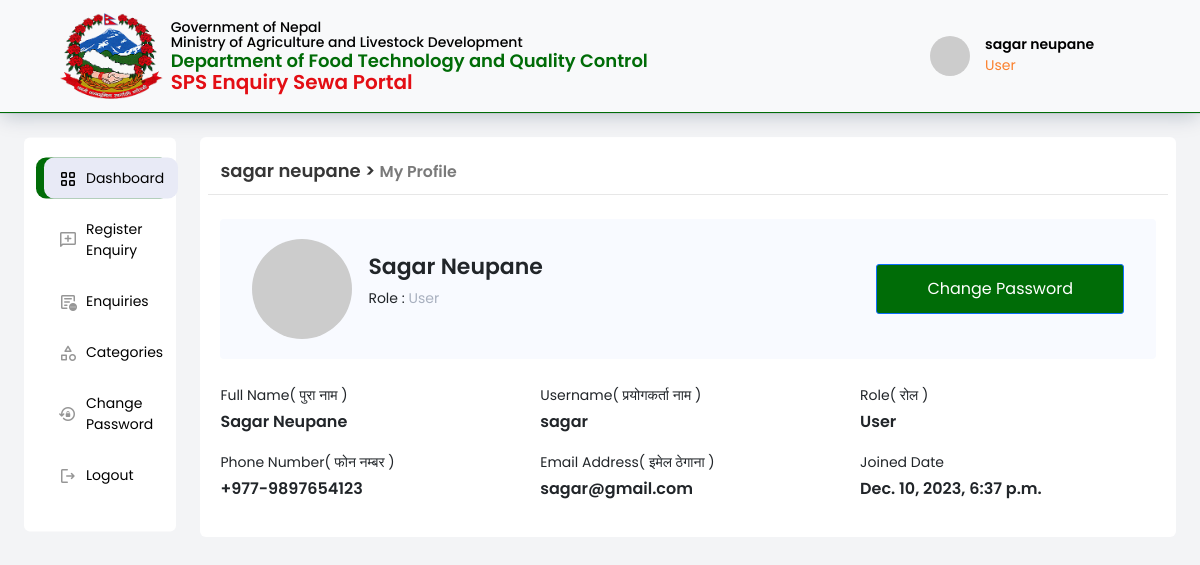
Page /account/my-account (signed in) on the committed database.
### account/models.py (models this page shows, shortened)
class CustomUser(AbstractUser):
    username = models.CharField(max_length=255,unique=True)
    first_name = models.CharField(max_length=150)
    last_name = models.CharField(max_length=150)
    email = models.EmailField(unique=True)
    phone_number = models.CharField(
        max_length=15, null=True,
        validators=[
            RegexValidator(r'^\d{10}$', 'Phone number must be 10 digits')
        ]
    )
    nationality = models.CharField(max_length=2, choices=choices.COUNTRY_CHOICES,default="NP")
    address=models.CharField(max_length=100,null=True)
    created_date=models.DateTimeField(auto_now_add=True)
    USER=3
    SUPERADMIN=1
    COMPLAIN_REVIEWER=2
    ROLE_CHOICES=(
        (USER,'USER'),
        (SUPERADMIN,'SUPERADMIN'),
        (COMPLAIN_REVIEWER,'COMPLAIN REVIEWER')
    )
    role = models.PositiveSmallIntegerField(
        choices=ROLE_CHOICES, blank=True, default=3
    )
    USERNAME_FIELD='email'
    REQUIRED_FIELDS=['username',]
    def role_name(self):
        if self.role==1:
            return 'Superadmin'
        elif self.role==2:
            return 'Enquiry Reviewer'
        elif self.role==3:
            return 'User'

### account/views.py (the view)
# urls.py: path('my-account',views.my_account, name='my_account'),
def my_account(request):
    return render(request,'account/my_account.html')

### account/authentication.py (called while the page is built)
    def get_user(self, user_id):
        CustomUser=get_user_model()
        try:
            return CustomUser.objects.get(pk=user_id)
        except CustomUser.DoesNotExist:
            return None

### account/templates/account/my_account.html
{% extends 'layout.html' %}
{% load static %}
{% block content %}
<div class="col-md-9 my-profile-w-85">
                <section id="tab-content-container">
                    <div class="p-0">
                        <div class="row">
                            <div class="main-section-title">
                                <a href="" class="section-title">{{ request.user.first_name }} {{ request.user.last_name }} > <span style="color: #7a7a7a; font-size: 18px;"><small>My Profile</small></span></a>
                            </div>
                            <hr class="main-section-hr">
                            <div class="tab-content mt-4" id="myTabContent">
                                    <div class="row userprofile-das m-0 mb-4">
                                        <div class="col-md-6 userprofile-das-left">
                                            <div class="me-3 userprofile-das-div"> <img src="https://ui-avatars.com/api/?name={{ request.user.first_name.0 }}+{{ request.user.last_name.0 }}&amp;rounded=true&amp;background=FB802C&amp;color=ffffff&amp;size=28&amp;bold=true" alt=""></div>
                                            <div class="userprofile-text">
                                                <h3 class=" text-capitalize username"> {{ request.user.first_name }} {{ request.user.last_name }}</h3>
                                                <p class="username-sm"> Role : <span>{{ request.user.role_name }}</span> </p>
                                            </div>
                                        </div>
                                        <div class="col-md-6 userprofile-das-right">
                                            <a href="{% url 'account:change_password' %}" class="btn btn-primary">Change Password</a>
                                        </div>
                                    </div>
                                    <div class="row mb-3">
                                        <div class="col-md-4">
                                            <label for="" class="form-label mb-1 label cm">Full Name( पुरा नाम )</label>
                                            <p class="text-capitalize data">{{ request.user.first_name }} {{ request.user.last_name }}</p>
                                        </div>
                                        <div class="col-md-4">
                                            <label for="" class="form-label mb-1 label cm">Username( प्रयोगकर्ता नाम  )</label>
                                            <p class="data">{{ request.user.username }}</p>
                                        </div>
                                        <div class="col-md-4">
                                            <label for="" class="form-label mb-1 label cm">Role( रोल )</label>
                                            <p class="data">{{ request.user.role_name }}</p>
                                        </div>
                                    </div>
                                    <div class="row mb-3">
                                        <div class="col-md-4">
                                            <label for="" class="form-label mb-1 label cm">Phone Number( फोन नम्बर )</label>
                                            <p class="data">+977-{{ request.user.phone_number }}</p>
                                        </div>
                                        <div class="col-md-4">
                                            <label for="" class="form-label mb-1 label cm">Email Address( इमेल ठेगाना )</label>
                                            <p class="data">{{ request.user.email }}</p>
                                        </div>
                                        <div class="col-md-4">
                                            <label for="" class="form-label mb-1 label cm">
                                                {% if request.user.role == 3 %}Joined Date
                                            {% else %}
                                            Created Date
                                        {% endif %}</label>
                                            <p class="data">{{ request.user.created_date }}</p>
                                        </div>
                                    </div>
                            </div>
                        </div>
                    </div>
                </section>
            </div>
   {% endblock %}

### templates/login_header.html (shortened to what this page needs)
{% load static %}
<!doctype html>
<html lang="en">
  <head>
    <link href="https://cdn.jsdelivr.net/npm/bootstrap@5.3.2/dist/css/bootstrap.min.css" rel="stylesheet">
    <link rel="stylesheet" href="https://cdnjs.cloudflare.com/ajax/libs/font-awesome/6.4.2/css/all.min.css" />
    <link rel="stylesheet" href="https://cdn.datatables.net/1.13.7/css/jquery.dataTables.min.css">
    <link rel="stylesheet" href="https://cdn.datatables.net/buttons/2.3.6/css/buttons.dataTables.min.css">
    <link rel="stylesheet" href="https://cdnjs.cloudflare.com/ajax/libs/fancybox/3.5.7/jquery.fancybox.css" />
    <link rel="stylesheet" href="{% static 'css/style.css' %}">
  </head>
  <body>
    <nav class="navbar navbar-expand-lg bg-body-tertiary sticky-top">
        <div class="container-fluid d-flex justify-space-between mx-5">
            <a class="navbar-brand" href="#">
                <img src="{% static 'images/np.png' %}" alt="Logo" width="14%" height="100%" class="d-inline-block align-text-top">
                <div class="ms-2">
                    <p class="mb-0">Government of Nepal <br>
                       Ministry of Agriculture and Livestock Development
                    </p>
                    <p class="mb-0 dftqc">Department of Food Technology and Quality Control <br> <span>SPS Enquiry Sewa Portal</span></p>
                </div>
            </a>
            <div class="db-user-profile">
                <div class="db-user-profile-right dropdown main">
                    <button class="btn btn-secondary dropdown-toggle" type="button" data-bs-toggle="dropdown" aria-expanded="false">
                        <div class="usersmimage-div">
                            <img src="https://ui-avatars.com/api/?name={{ request.user.first_name.0 }}+{{ request.user.last_name.0 }}&amp;rounded=true&amp;background=FB802C&amp;color=ffffff&amp;size=28&amp;bold=true" alt=""></div>
                        <div>
                            <h3 class="username"> {{ request.user.first_name }} {{ request.user.last_name }}</h3>
                            <p class="userrole">{{ request.user.role_name }}</p>
                        </div>
                    </button>
                </div>
            </div>
        </div>
    </nav>

### static/css/style.css (style rules this page uses)
body { font-family: Poppins; background: var(--specialbg); }
a { text-decoration: none; }
:root { --mainbg: #eef2f6; --white: #ffffff; --bluecolor: #006c07; --iconbg: #e8eaf6; --fieldbg: #f8fafc; --blackcolorprimary: #000000; --blackcolorsecondary: #000000a6; --blacktextsecondary: rgba(0, 0, 0, 0.7); --specialbg: #f3f4f6; --active: #006c07; --inactive: #ff0000; }
.navbar-brand { display: flex; align-items: center; }
.navbar-brand p { font-weight: 500; font-size: 14px; color: #000000; line-height: 1.1; }
.navbar-brand .dftqc { font-weight: 600; font-size: 18px; color: #006c07; }
.navbar-brand span { font-weight: 600; font-size: 20px; color: #e30e14; }
.navbar { border-bottom: 1px solid var(--bluecolor); box-shadow: rgba(9, 30, 66, 0.25) 0px 4px 20px -2px, rgba(9, 30, 66, 0.08) 0px 0px 0px 1px; }
.db-user-profile { display: flex; justify-content: center; align-items: center; }
.dropdown.main { margin-right: 15px; }
.dropdown button.btn.btn-secondary.dropdown-toggle { padding: .4rem .8rem .4rem .4rem; border-radius: 100vw; transition: background-color 50ms ease-in-out; margin-right: 18px; display: flex; }
.dropdown.main button { background-color: transparent !important; color: #000; border: transparent; }
.db-user-profile-right .username { font-size: 14px; font-weight: 600; margin-bottom: 2px; font-family: poppins; color: #000; text-align: left; }
.db-user-profile-right .userrole { font-size: 14px; font-weight: 400; padding: 0; color: #fb802c; font-family: poppins; text-align: left; margin: 0; }
.db-user-profile img { height: 40px; border-radius: 50%; object-fit: cover; }
.dropdown.main button img { margin-right: 15px; }
.dropdown-toggle::after { display: none; }
#tab-content-container { padding: 20px; border-radius: 6px; background: var(--white); }
.main-section-hr { margin: 10px 0 0 0; color: #00000060; }
.main-section-title { display: flex; justify-content: space-between; align-items: center; }
.main-section-title .section-title { text-decoration: none; font-family: Poppins; font-weight: 600; font-size: 18px; color: #000000c9; }
@media (min-width: 768px) { .my-profile-w-85 { flex: 0 0 auto; width: 85%!important; } }
.label { font-size: 14px; font-family: poppins; font-weight: 400; margin: 0; }
.data { font-size: 16px; font-family: poppins; font-weight: 600; margin: 0; }
.userprofile-das { display: flex; justify-content: space-between; align-items: center; background-color: #f8faff; padding: 20px; border-radius: 4px; }
.userprofile-das-left { display: flex; align-items: center; }
.userprofile-das-div img { width: 100px; height: 100px; object-fit: cover; border-radius: 50%; }
.userprofile-text .username { font-size: 22px; font-family: poppins; font-weight: 600; }
.username-sm { font-size: 14px; }
.userprofile-text .username-sm span { color: #a8b0bf; }
.userprofile-das-right { text-align: right; }
.userprofile-das-right a { background-color: #006c07; font-family: poppins; color: #fff; padding: 12px 50px; border-radius: 3px; }

### rows in the picture
CustomUser: user.first_name "sagar", user.last_name "neupane", user.role_name "User", user.first_name "Sagar", user.last_name "Neupane", user.username "sagar", user.phone_number "9897654123", user.email "sagar@gmail.com", user.created_date "Dec. 10, 2023, 6:37 p.m."
